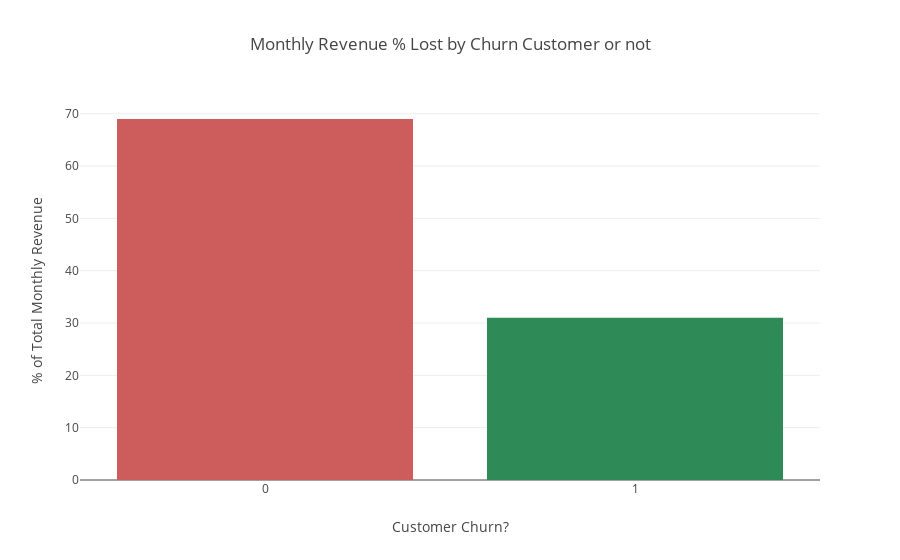

The code cell stored with this chart in its notebook:
### Markdown cell above
## Total of the Monthly Revenue Lose

### Code cell
print("Total Amount of Monthly Charges by each group: ")
print(round(df_train.groupby('Churn')['MonthlyCharges'].sum() ))

trace0 = go.Bar(
    x=round(df_train.groupby('Churn')['MonthlyCharges'].sum() \
      / df_train.groupby('Churn')['MonthlyCharges'].sum().sum() * 100).index, 
    y=round(df_train.groupby('Churn')['MonthlyCharges'].sum() \
      / df_train.groupby('Churn')['MonthlyCharges'].sum().sum() * 100).values,
    marker=dict(
        color=['indianred', 'seagreen']),
)

data = [trace0]
layout = go.Layout(
    title='Monthly Revenue % Lost by Churn Customer or not', 
    xaxis=dict(
        title='Customer Churn?', type='category'), 
    yaxis=dict(
        title='% of Total Monthly Revenue')
)

fig = go.Figure(data=data, layout=layout)
iplot(fig)

### Figure 1 — Plotly figure (JSON) as saved in the notebook; plotly's stock layout.template omitted (floating-point values rounded to 4 significant figures)
{"data": [{"marker": {"color": ["indianred", "seagreen"]}, "type": "bar", "uid": "28822266-c374-4b15-bb25-56bbdaf893ba", "x": [0, 1], "y": [69.0, 31.0]}], "layout": {"title": {"text": "Monthly Revenue % Lost by Churn Customer or not"}, "xaxis": {"title": {"text": "Customer Churn?"}, "type": "category"}, "yaxis": {"title": {"text": "% of Total Monthly Revenue"}}}}
